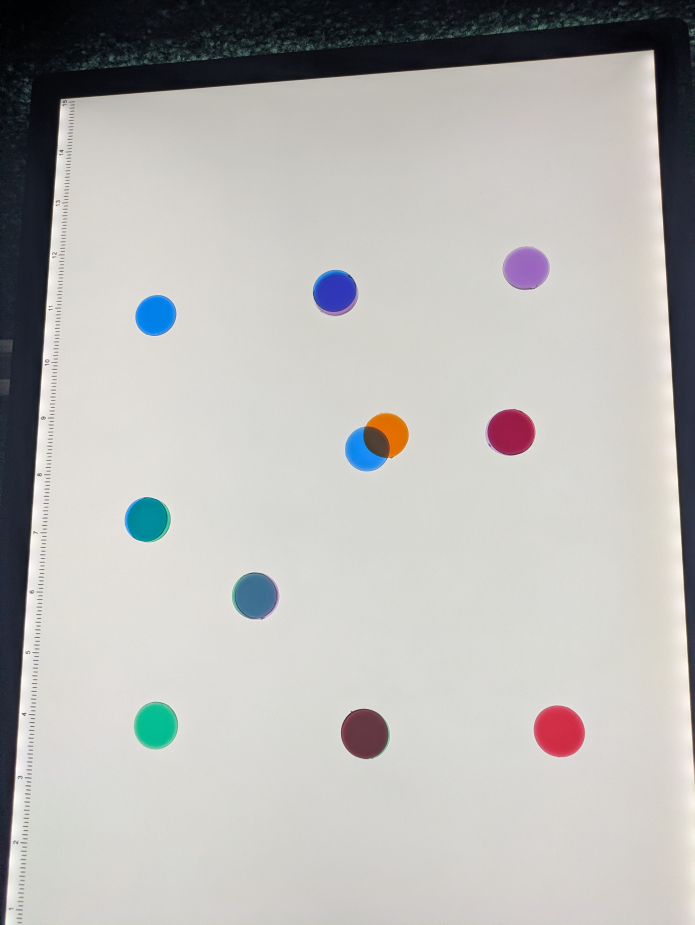
#> input picture game-ideas/chroma-photos/2026-06-09_overlap-grid_PXL_20260610_032012213.jpg, 3472 x 4624 px (shown at 1/5 size)
$ python chroma-photo-sample.py chroma-photos/2026-06-09_overlap-grid_PXL_20260610_032012213.jpg
#> lines starting #> are read from the running program, lines starting #| are printed output that depends on the picture; after the words box and inside, x2 and y2 are one past the last pixel; in counts of white or black regions, pixels touching at a corner belong together
#!/usr/bin/env python3
"""PROVISIONAL Chroma calibration-photo hue sampler.

Reads a single backlit overlap-grid photo, segments each translucent disc,
and reports its mean sRGB + nearest match in the CURRENT color schema
(chroma-core.js chip hexes, both RYB and CMY palettes).

This is a PRELIMINARY test against the current schema only (Mohammad approved
2026-06-09). It applies NO changes to the canonical schema/mixing model — the
real calibration waits on the physical color swatch arriving later this week.
NOT the same as chroma-analyze.js (that scans game-balance sim logs, not photos).

Usage: python3 chroma-photo-sample.py <photo.jpg>
"""
import sys, json
import numpy as np
from PIL import Image
from scipy import ndimage
from colorsys import rgb_to_hsv

# --- current color schema, lifted verbatim from chroma-core.js chip:{} ---
SCHEMA = {
    "RYB": {"R": "#e23b3b", "O": "#ef8a2b", "Y": "#f4d030",
            "G": "#3fae54", "B": "#2f6fd0", "P": "#7a3fb0"},
    "CMY": {"C": "#22c3d6", "M": "#d63cae", "Y": "#f4d030",
            "R": "#e23b3b", "G": "#3fae54", "B": "#2f6fd0"},
}
NAME = {"R": "Red", "O": "Orange", "Y": "Yellow", "G": "Green", "B": "Blue",
        "P": "Purple", "C": "Cyan", "M": "Magenta"}


def hex2rgb(h):
    h = h.lstrip("#")
    return np.array([int(h[i:i+2], 16) for i in (0, 2, 4)], float)


def nearest(rgb, pal):
    best, bd = None, 1e18
    for k, hx in SCHEMA[pal].items():
        d = float(np.linalg.norm(rgb - hex2rgb(hx)))
        if d < bd:
            bd, best = d, k
    return best, round(bd, 1)


def main(path):
    img = Image.open(path).convert("RGB")
#> img is the input picture: PIL image 3472x4624 RGB; mean R, G, B 183.1, 182.3, 180
    # downscale for speed; keep aspect
    scale = 800.0 / max(img.size)
#> scale = 0.173
    small = img.resize((int(img.size[0]*scale), int(img.size[1]*scale)))
    arr = np.asarray(small, float) / 255.0
    H, W, _ = arr.shape
#> H = 799; W = 600

    # HSV per pixel (vectorized-ish via apply is slow; use numpy formulas)
    mx = arr.max(2); mn = arr.min(2); d = mx - mn
#> after `mx = arr.max(2)`:
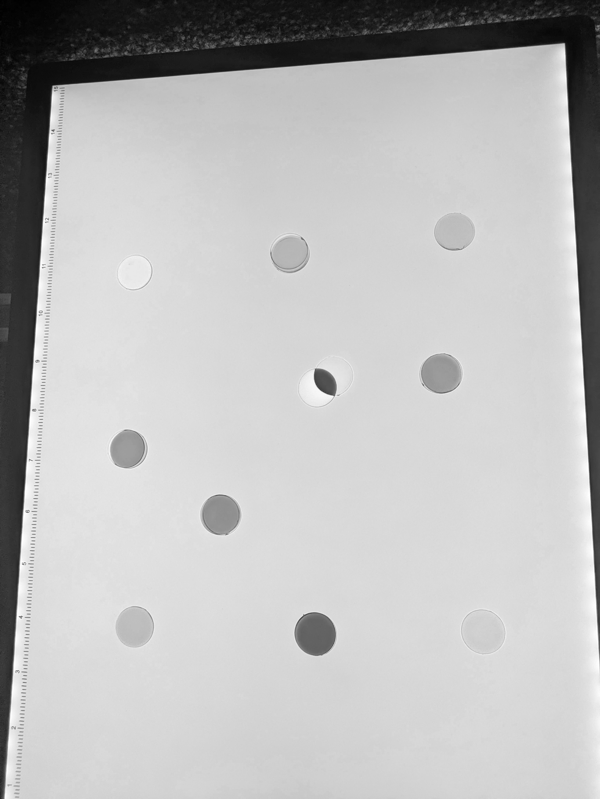
#> mx: shape (799, 600) float64; min 0, max 1, mean 0.733
#> after `mn = arr.min(2)`:
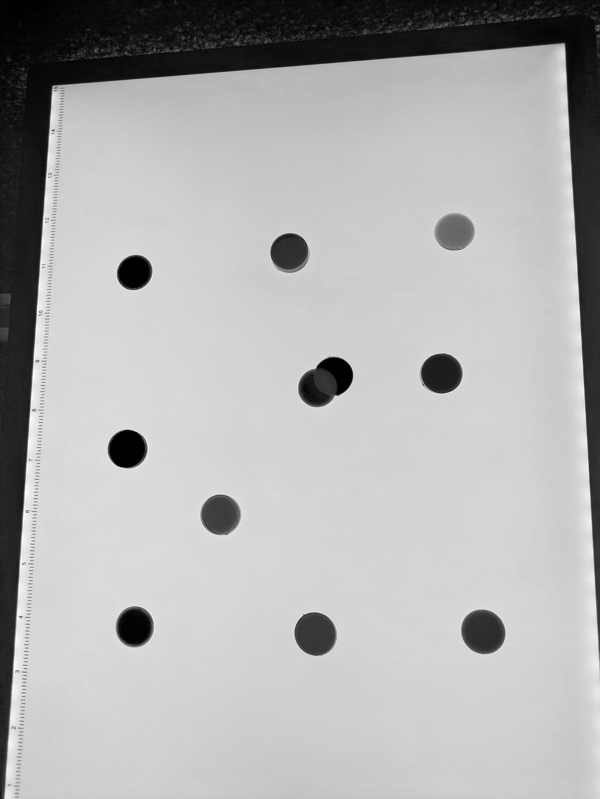
#> mn: shape (799, 600) float64; min 0, max 1, mean 0.691
    S = np.where(mx > 0, d / np.maximum(mx, 1e-9), 0.0)
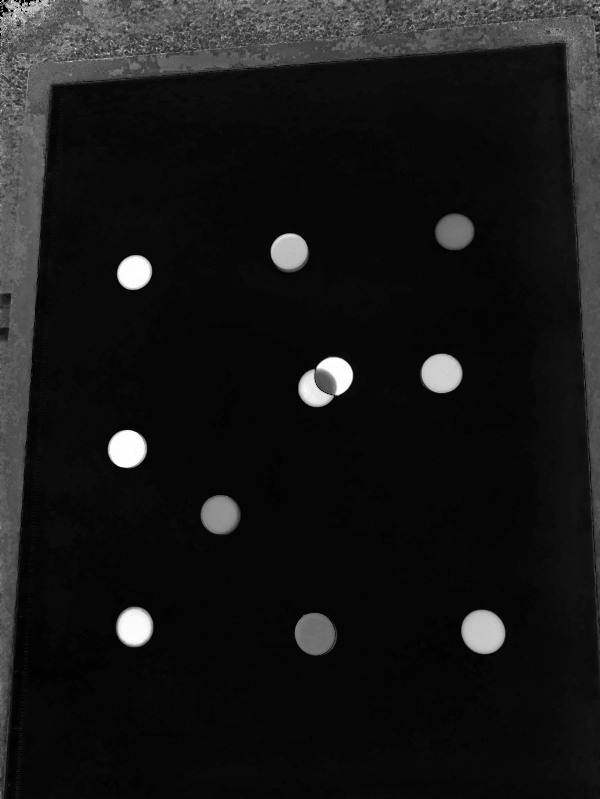
#> S: shape (799, 600) float64; min 0, max 1, mean 0.0953
    V = mx
    # discs = saturated, mid-bright. background sheet = low S high V; surround = low V.
    mask = (S > 0.28) & (V > 0.20) & (V < 0.99)
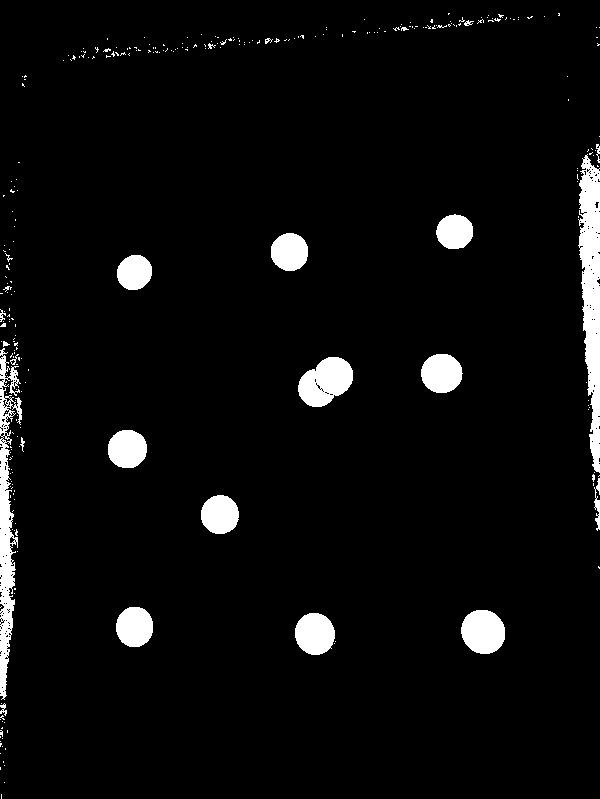
#> mask: shape (799, 600) bool; 4.6% white; 287 white regions (263 under 20 px), largest, box (x1, y1, x2, y2) and area: (578, 154, 600, 473) 4493, (0, 348, 22, 700) 3389, (298, 357, 353, 407) 1893
    lbl, n = ndimage.label(mask)
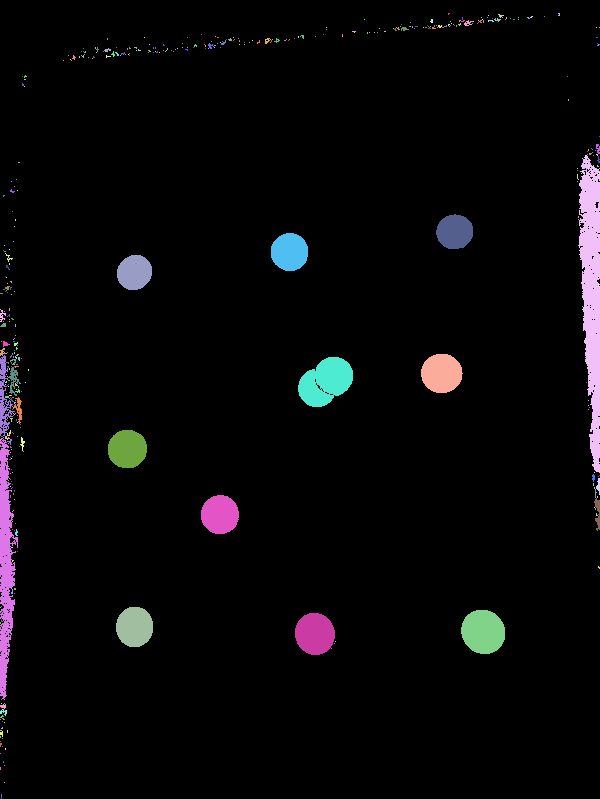
#> lbl: shape (799, 600) int32; 452 distinct labels, from 0 to 451; one colour per label, 0 black
#> n = 451
    sizes = ndimage.sum(np.ones_like(lbl), lbl, range(1, n+1))
#> sizes = 451 values, max 4486 at index 208, min 1 at index 3, mean 48.53
    big = [i+1 for i, s in enumerate(sizes) if s > (H*W) * 0.0008]  # drop noise
#> big = [209, 230, 235, 243, 288, 289, 294, 352, 360, 394, 417, 418, 419]

    discs = []
    arr255 = arr * 255.0
    for lab in big:
        m = lbl == lab
        ys, xs = np.where(m)
        cy, cx = ys.mean(), xs.mean()
        pix = arr255[m]
        mean_rgb = pix.mean(0)
        # reject dark/low-sat edge artifacts (dark surround leaking through mask):
        # a real backlit disc is bright AND saturated in its MEAN colour.
        mr = mean_rgb / 255.0
        m_sat = (mr.max() - mr.min()) / max(mr.max(), 1e-9)
        on_border = (xs.min() <= 1 or xs.max() >= W-2 or ys.min() <= 1 or ys.max() >= H-2)
        if mean_rgb.max() < 90 or m_sat < 0.20 or on_border:
            continue
        # bimodality probe: split pixels by hue, measure spread -> overlap detector
        hues = np.array([rgb_to_hsv(*(p/255.0))[0] for p in pix])
        hue_std = float(np.std(hues))
        discs.append({
            "cx": float(cx), "cy": float(cy), "area_px": int(m.sum()),
            "mean_rgb": [int(round(v)) for v in mean_rgb],
            "hue_std": round(hue_std, 3),
        })
#> this loop made 13 passes
#> (lab, cy, cx, mean_rgb, mr, m_sat, on_border, hue_std) on passes 2, 3, 4, 5, 8, 10, 11: (230, 231.4, 454.3, [157.3, 109.7, 189.4], [0.617, 0.43, 0.743], 0.42, False, 0.00271), (235, 251.6, 289.2, [55.55, 70.25, 182.1], [0.218, 0.275, 0.714], 0.695, False, 0.0355), (243, 272, 134, [16.37, 132.8, 230.9], [0.0642, 0.521, 0.906], 0.929, False, 0.00435), (288, 372.9, 441.2, [155.2, 36.42, 77.26], [0.609, 0.143, 0.303], 0.765, False, 0.0125), (352, 448.6, 126.9, [12.51, 142.2, 158.7], [0.049, 0.558, 0.622], 0.921, False, 0.0249), (394, 514.2, 219.5, [69.94, 115.6, 145], [0.274, 0.453, 0.569], 0.518, False, 0.0294), (417, 626.5, 134.2, [26.22, 190.1, 148.7], [0.103, 0.745, 0.583], 0.862, False, 0.00841)
#> (lab, cy, cx, mean_rgb, mr, m_sat, on_border) on passes 1, 6, 7, 9: (209, 292.9, 591.2, [42.02, 45.77, 60.5], [0.165, 0.179, 0.237], 0.305, True), (289, 397.8, 3.55, [36, 42.71, 54.25], [0.141, 0.167, 0.213], 0.336, True), (294, 381.4, 325.2, [122.3, 115.4, 105.7], [0.479, 0.453, 0.414], 0.136, False), (360, 565.9, 5.22, [36.49, 41.25, 54.95], [0.143, 0.162, 0.215], 0.336, True)
#> pass 1, in main, `m = lbl == lab`:
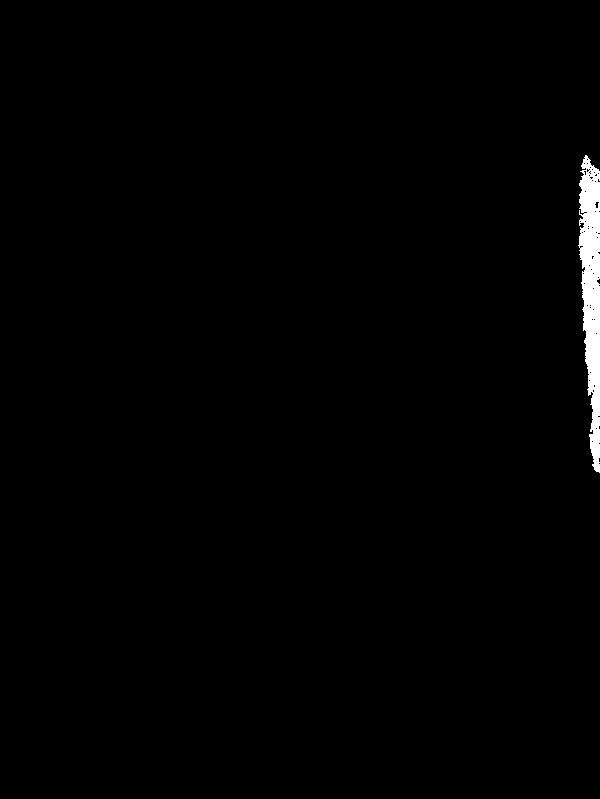
#> m: shape (799, 600) bool; 0.94% white; 1 white region, box (x1, y1, x2, y2) and area: (578, 155, 600, 473) 4486
#> after the loop:
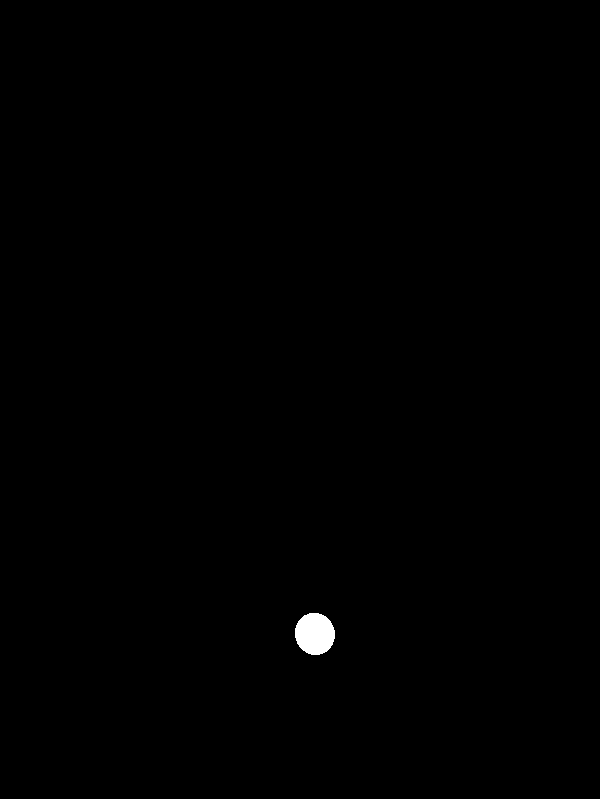
#> m: shape (799, 600) bool; 0.28% white; 1 white region, box (x1, y1, x2, y2) and area: (295, 613, 335, 655) 1327
#> after the loop, discs = 9 items

    # order top->bottom, left->right (row banding by cy)
    discs.sort(key=lambda dd: (round(dd["cy"]/ (H/6)), dd["cx"]))

    out = []
    for i, dd in enumerate(discs, 1):
        rgb = np.array(dd["mean_rgb"], float)
        nr, dr = nearest(rgb, "RYB")
        nc, dc = nearest(rgb, "CMY")
        overlap = dd["hue_std"] > 0.12  # heuristic: two-color blob
        out.append({
            "id": i,
            "pos": [round(dd["cx"]), round(dd["cy"])],
            "mean_rgb": dd["mean_rgb"],
            "hex": "#%02x%02x%02x" % tuple(dd["mean_rgb"]),
            "nearest_RYB": f"{NAME[nr]} ({nr}) Δ{dr}",
            "nearest_CMY": f"{NAME[nc]} ({nc}) Δ{dc}",
            "likely_overlap": overlap,
            "hue_std": dd["hue_std"],
        })
#> this loop made 9 passes
#> (rgb, nr, dr, nc, dc) on passes 1 to 9: ([16, 133, 231], 'B', 44.4, 'B', 44.4), ([56, 70, 182], 'B', 49.4, 'B', 49.4), ([157, 110, 189], 'P', 60, 'M', 77.3), ([13, 142, 159], 'B', 67.2, 'B', 67.2), ([155, 36, 77], 'R', 76.8, 'R', 76.8), ([70, 116, 145], 'B', 67.3, 'B', 67.3), ([26, 190, 149], 'G', 76.5, 'C', 65.7), ([102, 58, 68], 'P', 109.9, 'G', 123.4), ([208, 57, 80], 'R', 27.7, 'R', 27.7)
#> after the loop, out = 9 items

    report = {
        "_PROVISIONAL": True,
        "_note": ("Preliminary auto-sample vs CURRENT schema only. Unverified. "
                  "Disc centers/means are best-effort segmentation, not lab-grade. "
                  "Real calibration pending physical swatch (later this week). "
                  "NO canonical changes applied."),
        "_caveat_orange": ("The center overlap blob is an ORANGE chit over light-blue, "
                           "NOT red. The intended red+blue->purple test is INVALID in "
                           "this shot; exclude that data point."),
        "source": path,
        "discs_found": len(out),
        "discs": out,
    }
    print(json.dumps(report, indent=1))
#> (printed output is left out)


if __name__ == "__main__":
    main(sys.argv[1])
